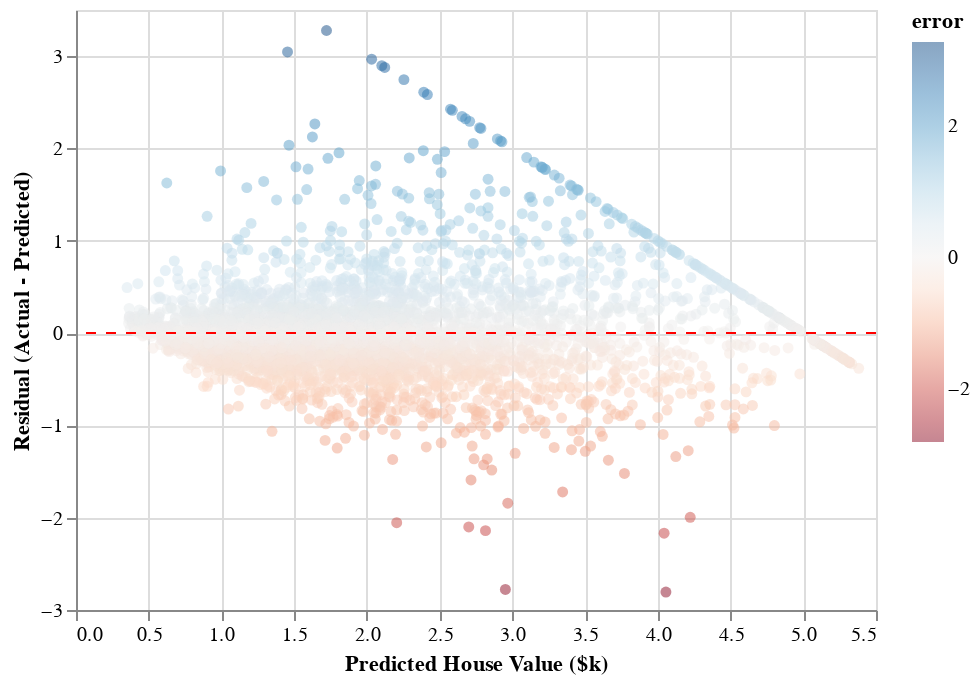

The cell this chart's notebook holds for it:
### Code cell
# Residual plot (errors vs predicted)
residual_chart = alt.Chart(pred_df).mark_circle(opacity=0.5).encode(
    x=alt.X('predicted:Q', title='Predicted House Value ($k)'),
    y=alt.Y('error:Q', title='Residual (Actual - Predicted)'),
    color=alt.Color('error:Q', scale=alt.Scale(scheme='redblue', domainMid=0))
).properties(
    width=400,
    height=300
)

# Add zero line
zero_line = alt.Chart(pd.DataFrame({'y': [0]})).mark_rule(color='red', strokeDash=[5, 5]).encode(y='y:Q')

residual_chart + zero_line

### Figure 1 — Vega-Lite specification as saved in the notebook (floating-point values rounded to 4 significant figures; data arrays with more than 128 entries replaced by an {"elided": "..."} marker saying what was removed)
{"config": {"view": {"continuousWidth": 300, "continuousHeight": 300}}, "layer": [{"data": {"name": "data-fb217891bd3d50b7ca2943346313ad50"}, "mark": {"type": "circle", "opacity": 0.5}, "encoding": {"color": {"field": "error", "scale": {"domainMid": 0, "scheme": "redblue"}, "type": "quantitative"}, "x": {"field": "predicted", "title": "Predicted House Value ($k)", "type": "quantitative"}, "y": {"field": "error", "title": "Residual (Actual - Predicted)", "type": "quantitative"}}}, {"data": {"name": "data-a0a55d106695e8d630baff0f16eee66d"}, "mark": {"type": "rule", "color": "red", "strokeDash": [5, 5]}, "encoding": {"y": {"field": "y", "type": "quantitative"}}}], "height": 300, "width": 400, "$schema": "https://vega.github.io/schema/vega-lite/v6.1.0.json", "datasets": {"data-fb217891bd3d50b7ca2943346313ad50": {"elided": "4128 records"}, "data-a0a55d106695e8d630baff0f16eee66d": [{"y": 0}]}}
